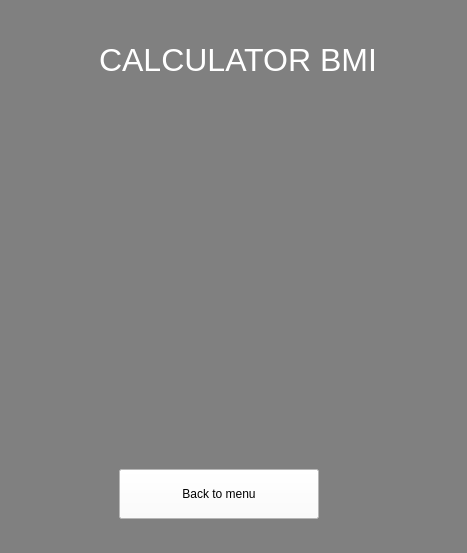
<?xml version="1.0" encoding="UTF-8"?>
<ui version="4.0">
 <class>bmi</class>
 <widget class="QWidget" name="bmi">
  <property name="geometry">
   <rect>
    <x>0</x>
    <y>0</y>
    <width>467</width>
    <height>553</height>
   </rect>
  </property>
  <property name="minimumSize">
   <size>
    <width>467</width>
    <height>553</height>
   </size>
  </property>
  <property name="maximumSize">
   <size>
    <width>467</width>
    <height>553</height>
   </size>
  </property>
  <property name="windowTitle">
   <string>Form</string>
  </property>
  <property name="styleSheet">
   <string notr="true">background-color:grey;</string>
  </property>
  <widget class="QStackedWidget" name="stackedWidget">
   <property name="geometry">
    <rect>
     <x>-1</x>
     <y>-1</y>
     <width>471</width>
     <height>561</height>
    </rect>
   </property>
   <widget class="QWidget" name="page_bmi">
    <widget class="QLabel" name="label">
     <property name="geometry">
      <rect>
       <x>100</x>
       <y>20</y>
       <width>311</width>
       <height>81</height>
      </rect>
     </property>
     <property name="styleSheet">
      <string notr="true">COLOR:WHITE;
font-size: 24pt;</string>
     </property>
     <property name="text">
      <string>CALCULATOR BMI</string>
     </property>
    </widget>
    <widget class="QPushButton" name="pushButton_3">
     <property name="geometry">
      <rect>
       <x>120</x>
       <y>470</y>
       <width>200</width>
       <height>50</height>
      </rect>
     </property>
     <property name="maximumSize">
      <size>
       <width>200</width>
       <height>50</height>
      </size>
     </property>
     <property name="styleSheet">
      <string notr="true">background-color:white;</string>
     </property>
     <property name="text">
      <string>Back to menu</string>
     </property>
    </widget>
   </widget>
  </widget>
 </widget>
 <resources/>
 <connections/>
</ui>
